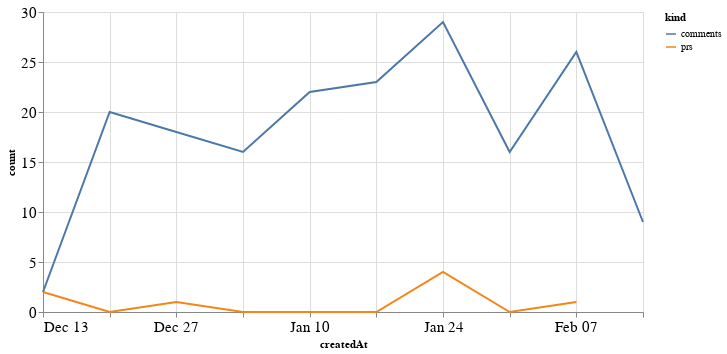

Notebook code cell kept with this figure:
### Code cell
alt.Chart(total_time, width=600).mark_line().encode(
    x='createdAt',
    y='count',
    color='kind'
)

### Figure 1 — Vega-Lite specification as saved in the notebook (floating-point values rounded to 4 significant figures)
{"config": {"axisLeft": {"labelFontSize": 15}, "axisBottom": {"labelFontSize": 15}}, "data": {"name": "data-c7fc110e6161f5f4f778a475ba3d8a9f"}, "mark": "line", "encoding": {"color": {"type": "nominal", "field": "kind"}, "x": {"type": "temporal", "field": "createdAt"}, "y": {"type": "quantitative", "field": "count"}}, "width": 600, "$schema": "https://vega.github.io/schema/vega-lite/v4.8.1.json", "datasets": {"data-c7fc110e6161f5f4f778a475ba3d8a9f": [{"createdAt": "2020-12-13T00:00:00", "kind": "prs", "count": 2.0}, {"createdAt": "2020-12-20T00:00:00", "kind": "prs", "count": 0.0}, {"createdAt": "2020-12-27T00:00:00", "kind": "prs", "count": 1.0}, {"createdAt": "2021-01-03T00:00:00", "kind": "prs", "count": 0.0}, {"createdAt": "2021-01-10T00:00:00", "kind": "prs", "count": 0.0}, {"createdAt": "2021-01-17T00:00:00", "kind": "prs", "count": 0.0}, {"createdAt": "2021-01-24T00:00:00", "kind": "prs", "count": 4.0}, {"createdAt": "2021-01-31T00:00:00", "kind": "prs", "count": 0.0}, {"createdAt": "2021-02-07T00:00:00", "kind": "prs", "count": 1.0}, {"createdAt": "2021-02-14T00:00:00", "kind": "prs", "count": null}, {"createdAt": "2020-12-13T00:00:00", "kind": "comments", "count": 2.0}, {"createdAt": "2020-12-20T00:00:00", "kind": "comments", "count": 20.0}, {"createdAt": "2020-12-27T00:00:00", "kind": "comments", "count": 18.0}, {"createdAt": "2021-01-03T00:00:00", "kind": "comments", "count": 16.0}, {"createdAt": "2021-01-10T00:00:00", "kind": "comments", "count": 22.0}, {"createdAt": "2021-01-17T00:00:00", "kind": "comments", "count": 23.0}, {"createdAt": "2021-01-24T00:00:00", "kind": "comments", "count": 29.0}, {"createdAt": "2021-01-31T00:00:00", "kind": "comments", "count": 16.0}, {"createdAt": "2021-02-07T00:00:00", "kind": "comments", "count": 26.0}, {"createdAt": "2021-02-14T00:00:00", "kind": "comments", "count": 9.0}]}}
